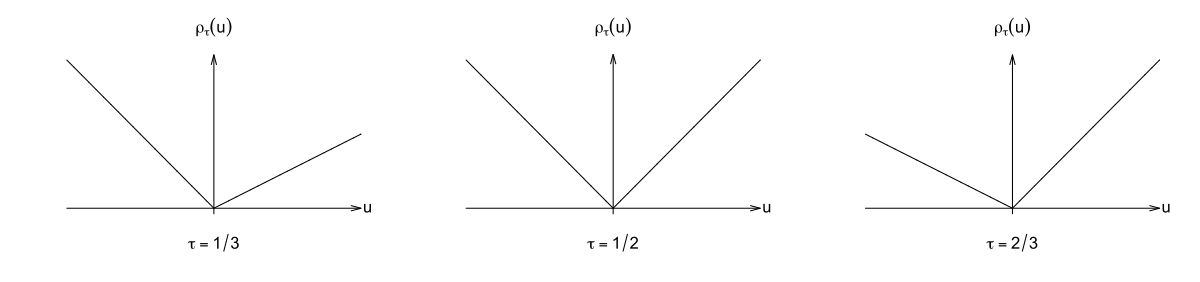

R code for this plot:
## check functions
uu = seq(-2, 2, 0.001)

par(mfrow = c(1, 3))
tau = 1/3
rho_tau = uu*(tau-(uu<0))
plot(rho_tau ~ uu, type = "l",
     xlab = "", ylab = "", main ="",
     yaxt="n", xaxt = "n", bty="n")  
title( expression(rho[tau](u)), cex.main = 1.5)     
text(2.09, 0, expression(u), cex = 1.5)
arrows(-2, 0, 2, 0, length = 0.1, angle = 15)
arrows(0, -1, 0, 1.38, length = 0.1, angle = 15)
mtext(expression(tau==1/3), 1, line = 2)

tau = 1/2
rho_tau = uu*(tau-(uu<0))
plot(rho_tau ~ uu, type = "l",
     xlab = "", ylab = "", main = "",
     yaxt="n", xaxt = "n", bty="n")  
title( expression(rho[tau](u)), cex.main = 1.5)     
     
text(2.09, 0, expression(u), cex= 1.5)
arrows(-2, 0, 2, 0, length = 0.1, angle = 15)
arrows(0, -1, 0, 1.04, length = 0.1, angle = 15)
mtext(expression(tau==1/2), 1, line = 2)


tau = 2/3
rho_tau = uu*(tau-(uu<0))
plot(rho_tau ~ uu, type = "l",
     xlab = "", ylab = "", main = "",
     yaxt="n", xaxt = "n", bty="n") 
title( expression(rho[tau](u)), cex.main = 1.5)           
text(2.09, 0, expression(u), cex= 1.5)
arrows(-2, 0, 2, 0, length = 0.1, angle = 15)
arrows(0, -1, 0, 1.38, length = 0.1, angle = 15)
mtext(expression(tau==2/3), 1, line = 2)
